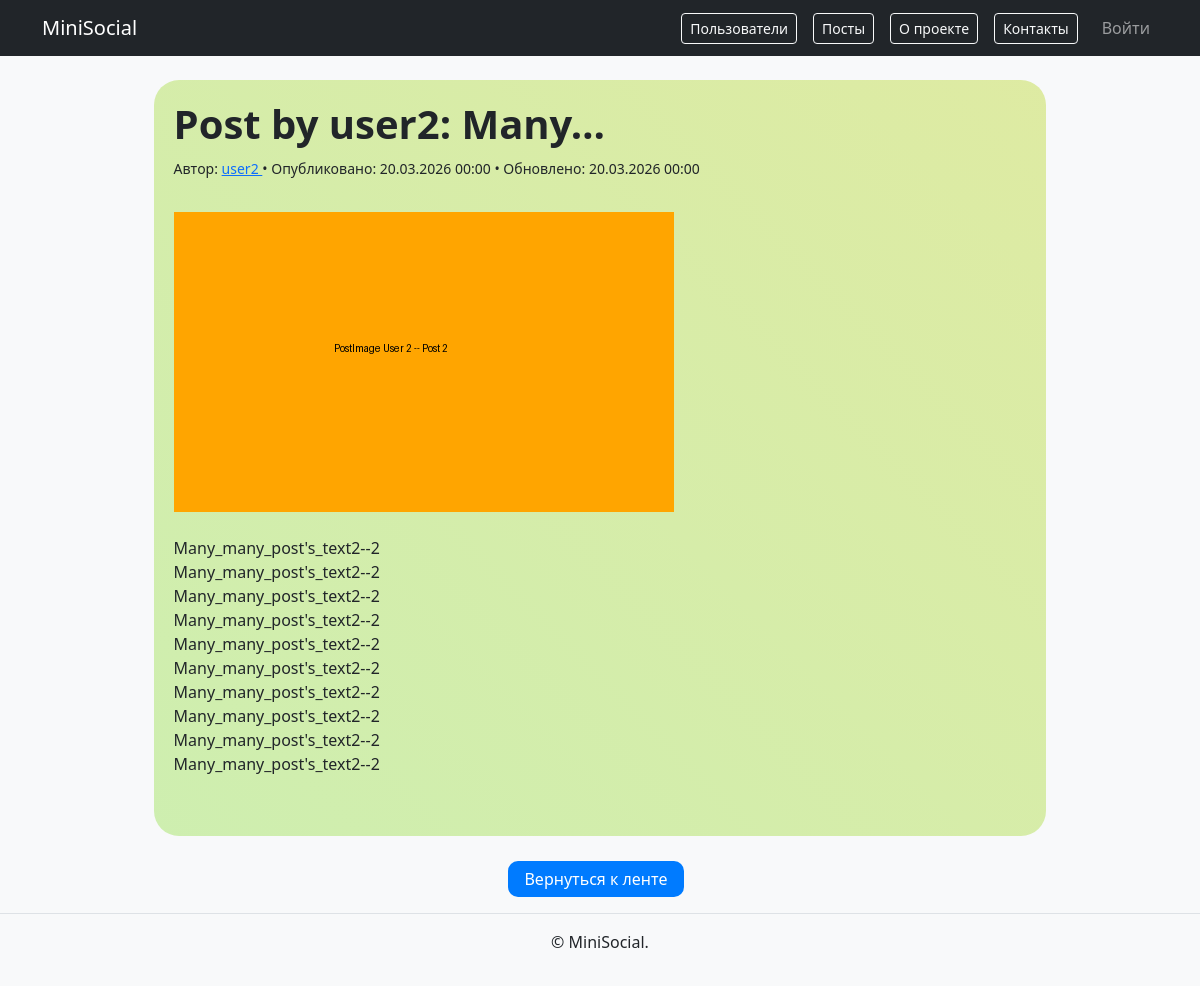
Page /9/ on the committed database.
### posts/models.py (models this page shows, shortened)
class Post(models.Model):
    author = models.ForeignKey("users.CustomUser", on_delete=models.CASCADE, related_name='posts')
    content = models.TextField(verbose_name="Текст поста", blank=False, help_text="Минимум 2 символа")
    image = models.ImageField(verbose_name="Изображение", blank=False, upload_to='posts/%Y/%m/%d/')
    created_at = models.DateTimeField(auto_now_add=True)
    updated_at = models.DateTimeField(auto_now=True)
    class Meta:
        ordering = ('-created_at',)  # сортировка по дате (новые сверху)
        indexes = (
            models.Index(
                fields=[
                    'author',
                    '-created_at'
                ]
            ),
        )
    def __str__(self):
        preview = (self.content[:20] + "...") if self.content else ""
        return f'Post by {self.author.username}: {preview}'

### users/models.py (models this page shows, shortened)
class CustomUser(AbstractUser):
    email = models.EmailField(max_length=254, verbose_name="Почта", unique=True)
    username = models.CharField(max_length=150, verbose_name="Логин", unique=True)
    avatar = models.ImageField(verbose_name="Аватар", blank=True, null=True, upload_to='avatars/')
    bio = models.TextField(max_length=500, verbose_name="О себе", blank=True, null=True)
    date_of_birth = models.DateField(verbose_name="Дата рождения", blank=True, null=True)
    class Meta:
        ordering = ("pk", "username")
        verbose_name = "Пользователь"
        verbose_name_plural = "Пользователи"

### posts/views.py (the view)
# urls.py: path('<int:pk>/', views.PostDetailView.as_view(), name='post_detail'),
class PostDetailView(DetailView):
    model = Post
    template_name = "posts/post_detail.html"
    context_object_name = "post"

### templates/posts/post_detail.html (shortened to what this page needs)
{% extends "base.html" %}
{% block content %}
<article class="additional_design frame_width gradient_posts">
  <h1><b>{{ post|truncatechars:20 }}</b></h1>
  <p>
    <small>
      Автор: <a href="{% url 'users:profile' post.author.username %}">
              {{ post.author.username }}
            </a> •
      Опубликовано: {{ post.created_at|date:"d.m.Y H:i" }} •
      Обновлено: {{ post.updated_at|date:"d.m.Y H:i" }}
    </small>
  </p>
  {% if post.image %}
    <img src="{{ post.image.url }}" alt="К посту" style="max-width: 100%; height: auto; margin-top: 1rem;">
    <br>
  {% endif %}
  {% if post.content %}
    <br>
    <div class="post-content">{{ post.content|linebreaks }}</div>
    <br>
  {% endif %}
</article>
<p style="text-align: center; margin-top: 1.5rem;">
  <a href="{% url 'posts:post_list' %}"
     style="display: inline-block;
            background-color: #007bff;
            color: white;
            text-decoration: none;
            border: none;
            padding: 6px 16px;
            border-radius: 10px;
            margin-right: 8px;">
    Вернуться к ленте
  </a>
</p>
{% endblock %}

### static/css/additional_design.css (style rules this page uses)
.additional_design { border-radius: 25px; padding: 20px 20px 20px 20px; margin: 3px 10% 25px 10%; }
.frame_width { width: 80%; margin: 3px 10% 25px 10%; }
.gradient_posts { background: linear-gradient(45deg, #5fec746b, #f8cb0471); background-size: 400% 400%; animation: gradient-change 7s ease infinite; }

### rows in the picture
Post: content+author "Post by user2: Many…", author.username "user2", created_at "20.03.2026 00:00", updated_at "20.03.2026 00:00", image (picture), content "Many_many_post's_text2--2 Many_many_post's_text2--2 Many_many_post's_text2--2 Many_many_post's_text2--2 Many_many_post's_text2--2 Many_many_post's_text2--2 Many_many_post's_text2--2 Many_many_post's_text2--2 Many_many_post's_text2--2 Many_many_post's_text2--2"
